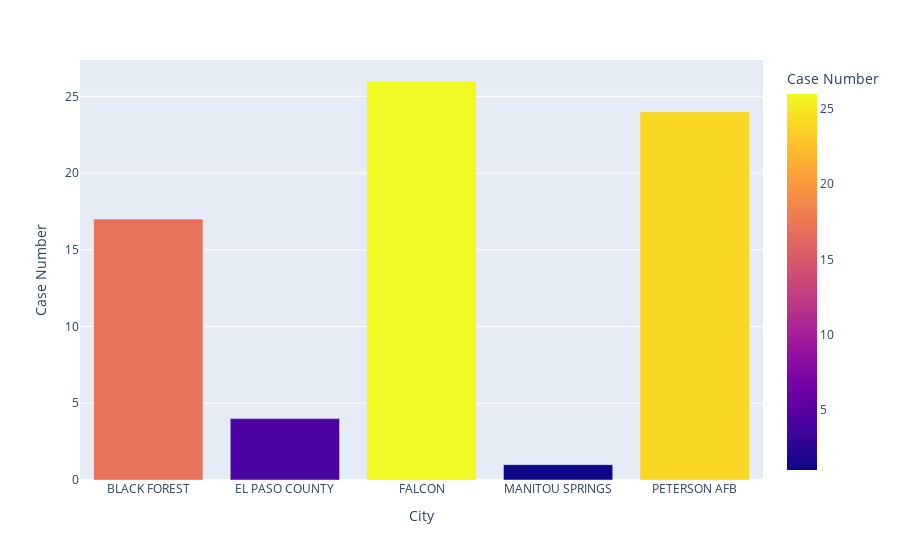

The notebook cell saved with this chart:
### Markdown cell above
According to the crime data presenting by CSPD the area with the lowest crime rate would be Falcon in colorado springs. Which if a consumer is looking for the lowest crime area of the city that is where they would most likely be moving.

### Code cell
import plotly.express as px

crime_graph = px.data.medals_long()

fig = px.bar(city_crime, x=city_crime.index, y="Case Number", color="Case Number")
fig.show()

### Figure 1 — Plotly figure (JSON) as saved in the notebook; plotly's stock layout.template omitted (floating-point values rounded to 4 significant figures)
{"data": [{"alignmentgroup": "True", "hovertemplate": "City=%{x}<br>Case Number=%{marker.color}<extra></extra>", "legendgroup": "", "marker": {"color": [17, 4, 26, 1, 24], "coloraxis": "coloraxis", "pattern": {"shape": ""}}, "name": "", "offsetgroup": "", "orientation": "v", "showlegend": false, "textposition": "auto", "type": "bar", "x": ["BLACK FOREST", "EL PASO COUNTY", "FALCON", "MANITOU SPRINGS", "PETERSON AFB"], "xaxis": "x", "y": [17, 4, 26, 1, 24], "yaxis": "y"}], "layout": {"barmode": "relative", "coloraxis": {"colorbar": {"title": {"text": "Case Number"}}, "colorscale": [[0, "#0d0887"], [0.1111, "#46039f"], [0.2222, "#7201a8"], [0.3333, "#9c179e"], [0.4444, "#bd3786"], [0.5556, "#d8576b"], [0.6667, "#ed7953"], [0.7778, "#fb9f3a"], [0.8889, "#fdca26"], [1, "#f0f921"]]}, "legend": {"tracegroupgap": 0}, "margin": {"t": 60}, "xaxis": {"anchor": "y", "domain": [0, 1], "title": {"text": "City"}}, "yaxis": {"anchor": "x", "domain": [0, 1], "title": {"text": "Case Number"}}}}
